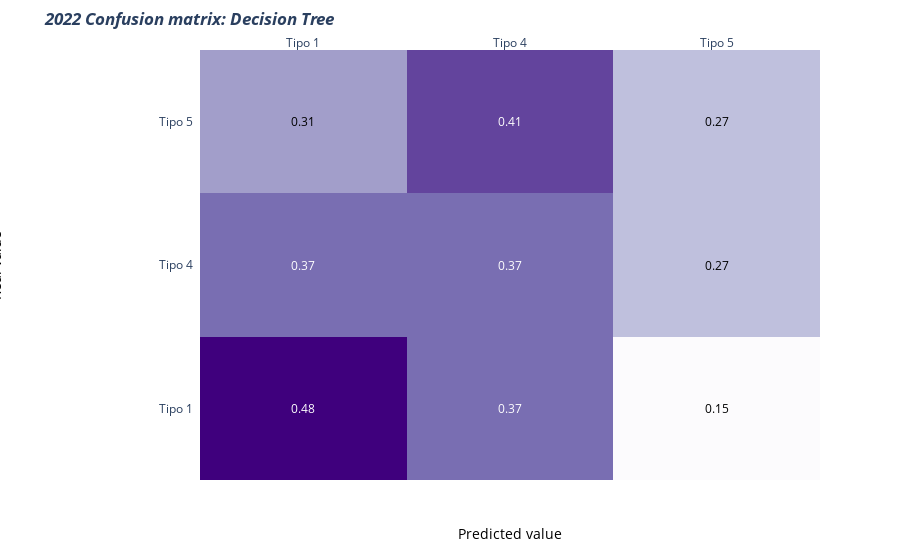

The code cell stored with this chart in its notebook:
### Code cell
import plotly.figure_factory as ff

cnf_matrix = confusion_matrix(clean_pred_target, predictions_grad_2022_alfredo)
cnf_matrix = cnf_matrix.astype('float') / cnf_matrix.sum(axis=1)[:, np.newaxis]
cnf_matrix = np.round(cnf_matrix, 2)

x_cm, y_cm = ['Tipo 1', 'Tipo 4', 'Tipo 5'], ['Tipo 1', 'Tipo 4', 'Tipo 5']
z_text = [[str(y_cm) for y_cm in x_cm] for x_cm in cnf_matrix]

fig = ff.create_annotated_heatmap(cnf_matrix, x = x_cm, y = y_cm,
                                  annotation_text = z_text, colorscale='purples')

# add title
fig.update_layout(title_text='<i><b>2022 Confusion matrix: Decision Tree</b></i>')

fig.add_annotation(dict(font=dict(color="black",size=14),
                        x=0.5, y=-0.15, showarrow=False, text="Predicted value",
                        xref="paper",  yref="paper"))

fig.add_annotation(dict(font=dict(color="black",size=14),
                        x=-0.35, y=0.5, showarrow=False, text="Real value", textangle=-90,
                        xref="paper", yref="paper"))

fig.update_layout(margin=dict(t=50, l=200))

fig['data'][0]['showscale'] = False
fig.show()

### Figure 1 — Plotly figure (JSON) as saved in the notebook; plotly's stock layout.template omitted (floating-point values rounded to 4 significant figures)
{"data": [{"colorscale": [[0, "rgb(252,251,253)"], [0.125, "rgb(239,237,245)"], [0.25, "rgb(218,218,235)"], [0.375, "rgb(188,189,220)"], [0.5, "rgb(158,154,200)"], [0.625, "rgb(128,125,186)"], [0.75, "rgb(106,81,163)"], [0.875, "rgb(84,39,143)"], [1, "rgb(63,0,125)"]], "reversescale": false, "showscale": false, "type": "heatmap", "x": ["Tipo 1", "Tipo 4", "Tipo 5"], "y": ["Tipo 1", "Tipo 4", "Tipo 5"], "z": [[0.48, 0.37, 0.15], [0.37, 0.37, 0.27], [0.31, 0.41, 0.27]]}], "layout": {"annotations": [{"font": {"color": "#FFFFFF"}, "showarrow": false, "text": "0.48", "x": "Tipo 1", "xref": "x", "y": "Tipo 1", "yref": "y"}, {"font": {"color": "#FFFFFF"}, "showarrow": false, "text": "0.37", "x": "Tipo 4", "xref": "x", "y": "Tipo 1", "yref": "y"}, {"font": {"color": "#000000"}, "showarrow": false, "text": "0.15", "x": "Tipo 5", "xref": "x", "y": "Tipo 1", "yref": "y"}, {"font": {"color": "#FFFFFF"}, "showarrow": false, "text": "0.37", "x": "Tipo 1", "xref": "x", "y": "Tipo 4", "yref": "y"}, {"font": {"color": "#FFFFFF"}, "showarrow": false, "text": "0.37", "x": "Tipo 4", "xref": "x", "y": "Tipo 4", "yref": "y"}, {"font": {"color": "#000000"}, "showarrow": false, "text": "0.27", "x": "Tipo 5", "xref": "x", "y": "Tipo 4", "yref": "y"}, {"font": {"color": "#000000"}, "showarrow": false, "text": "0.31", "x": "Tipo 1", "xref": "x", "y": "Tipo 5", "yref": "y"}, {"font": {"color": "#FFFFFF"}, "showarrow": false, "text": "0.41", "x": "Tipo 4", "xref": "x", "y": "Tipo 5", "yref": "y"}, {"font": {"color": "#000000"}, "showarrow": false, "text": "0.27", "x": "Tipo 5", "xref": "x", "y": "Tipo 5", "yref": "y"}, {"font": {"color": "black", "size": 14}, "showarrow": false, "text": "Predicted value", "x": 0.5, "xref": "paper", "y": -0.15, "yref": "paper"}, {"font": {"color": "black", "size": 14}, "showarrow": false, "text": "Real value", "textangle": -90, "x": -0.35, "xref": "paper", "y": 0.5, "yref": "paper"}], "margin": {"l": 200, "t": 50}, "title": {"text": "<i><b>2022 Confusion matrix: Decision Tree</b></i>"}, "xaxis": {"dtick": 1, "gridcolor": "rgb(0, 0, 0)", "side": "top", "ticks": ""}, "yaxis": {"dtick": 1, "ticks": "", "ticksuffix": "  "}}}
